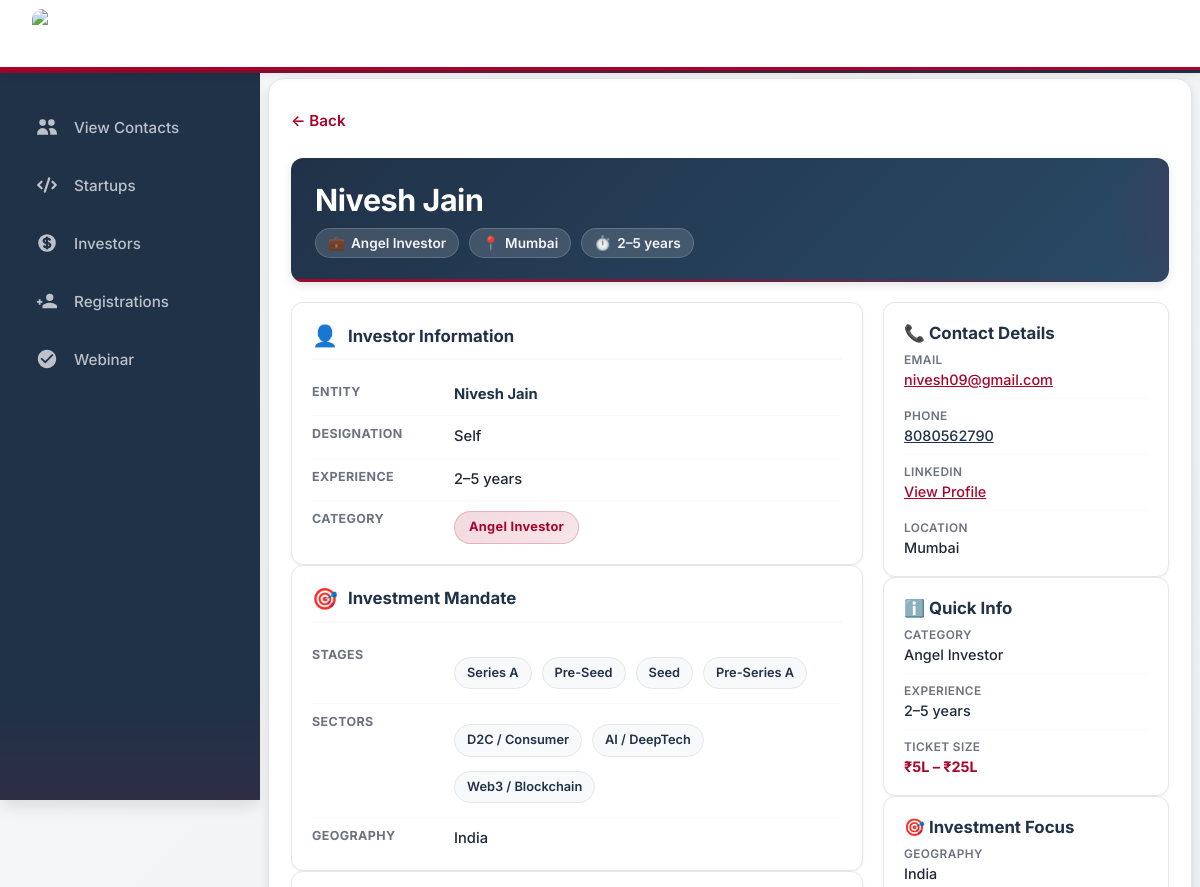
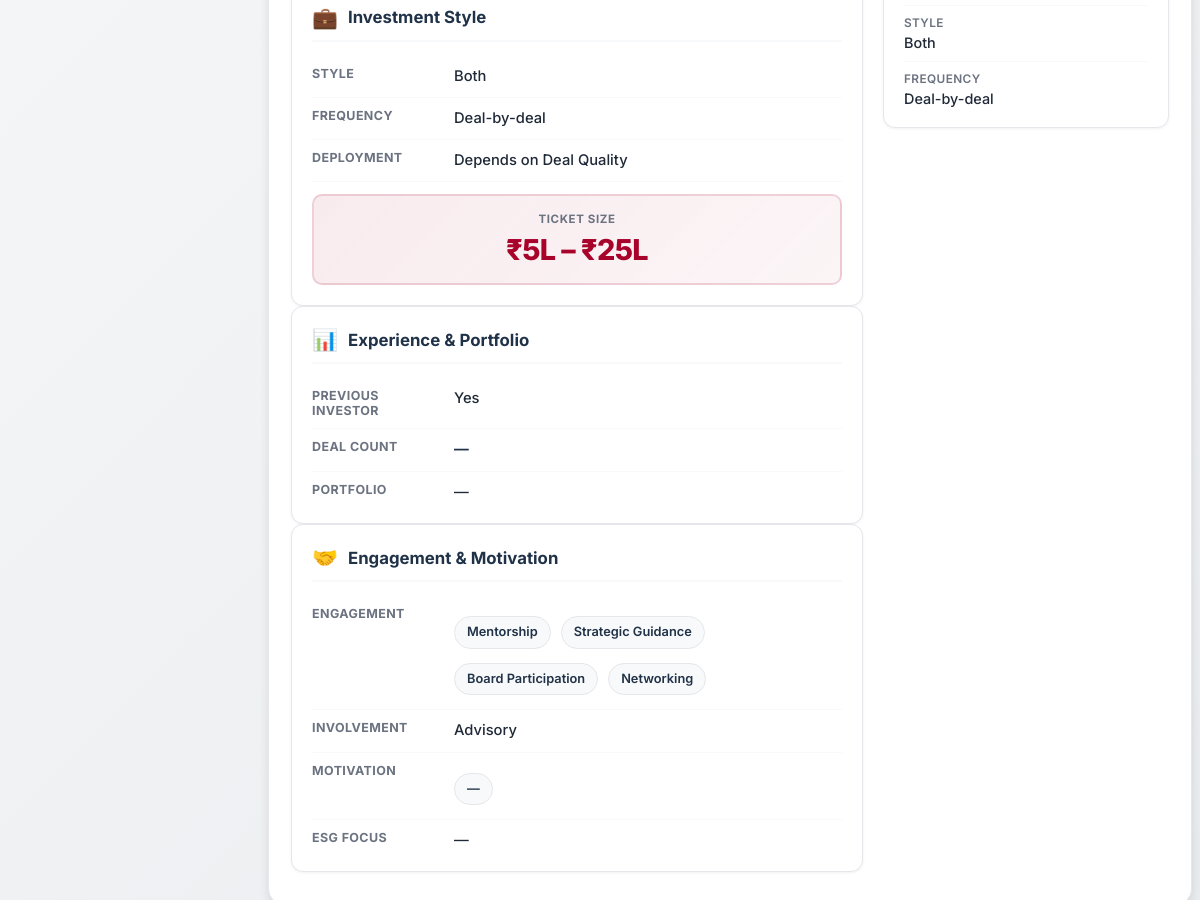
The app's page /investors/1/ with its own data (2 pictures, top to bottom).
### AurexApp/models.py (models this page shows, shortened)
class InvestorApplication(models.Model):
    full_name = models.CharField(max_length=255)
    category = models.CharField(max_length=100)
    entity = models.CharField(max_length=255, blank=True)
    designation = models.CharField(max_length=255, blank=True)
    experience = models.CharField(max_length=50)
    email = models.EmailField()
    phone = models.CharField(max_length=20)
    linkedin = models.CharField(max_length=255, blank=True)
    city = models.CharField(max_length=100, blank=True)
    stages = models.JSONField(default=list)
    sectors = models.JSONField(default=list)
    geography = models.CharField(max_length=50)
    ticket = models.CharField(max_length=50)
    style = models.CharField(max_length=50)
    frequency = models.CharField(max_length=50)
    deployment = models.CharField(max_length=50)
    previous = models.CharField(max_length=10)
    count = models.CharField(max_length=50, blank=True)
    portfolio = models.TextField(blank=True)
    engagement = models.JSONField(default=list)
    involvement = models.CharField(max_length=50)
    motivation = models.JSONField(default=list)
    esg = models.TextField(blank=True)
    created_at = models.DateTimeField(auto_now_add=True)

### AurexApp/views.py (the view)
# urls.py: path("investors/<int:pk>/", investor_detail, name="investor_detail"),
def investor_detail(request, pk):
    investor = get_object_or_404(InvestorApplication, pk=pk)
    return render(request, "investor_detail.html", {
        "investor": investor
    })

### AurexApp/templates/investor_detail.html (shortened to what this page needs)
{% extends "base.html" %}
{% block content %}
<div class="investor-detail-container">
    <a href="javascript:history.back()" class="back-btn">
        ← Back
    </a>
    <div class="investor-header">
        <div class="header-content">
            <h1>{{ investor.full_name }}</h1>
            <div class="header-meta">
                <span class="meta-badge"><span>💼</span> {{ investor.category|default:"—" }}</span>
                {% if investor.city %}
                <span class="meta-badge"><span>📍</span> {{ investor.city }}</span>
                {% endif %}
                {% if investor.experience %}
                <span class="meta-badge"><span>⏱️</span> {{ investor.experience }}</span>
                {% endif %}
            </div>
        </div>
    </div>
    <div class="content-grid">
        <div>
            <div class="section">
                <div class="section-header">
                    <span class="section-icon">👤</span>
                    <h3>Investor Information</h3>
                </div>
                {% if investor.entity %}
                <div class="info-item">
                    <span class="info-label">Entity</span>
                    <span class="info-value"><strong>{{ investor.entity }}</strong></span>
                </div>
                {% endif %}
                {% if investor.designation %}
                <div class="info-item">
                    <span class="info-label">Designation</span>
                    <span class="info-value">{{ investor.designation|default:"—" }}</span>
                </div>
                {% endif %}
                <div class="info-item">
                    <span class="info-label">Experience</span>
                    <span class="info-value">{{ investor.experience|default:"—" }}</span>
                </div>
                <div class="info-item">
                    <span class="info-label">Category</span>
                    <span class="info-value">
                        <span class="category-badge">{{ investor.category|default:"—" }}</span>
                    </span>
                </div>
            </div>
            <div class="section">
                <div class="section-header">
                    <span class="section-icon">🎯</span>
                    <h3>Investment Mandate</h3>
                </div>
                <div class="info-item">
                    <span class="info-label">Stages</span>
                    <div class="info-value">
                        <div class="badge-container">
                            {% for s in investor.stages %}
                                <span class="badge">{{ s }}</span>
                            {% empty %}
                                <span class="badge">—</span>
                            {% endfor %}
                        </div>
                    </div>
                </div>
                <div class="info-item">
                    <span class="info-label">Sectors</span>
                    <div class="info-value">
                        <div class="badge-container">
                            {% for s in investor.sectors %}
                                <span class="badge">{{ s }}</span>
                            {% empty %}
                                <span class="badge">—</span>
                            {% endfor %}
                        </div>
                    </div>
                </div>
                <div class="info-item">
                    <span class="info-label">Geography</span>
                    <span class="info-value">{{ investor.geography|default:"—" }}</span>
                </div>
            </div>
            <div class="section">
                <div class="section-header">
                    <span class="section-icon">💼</span>
                    <h3>Investment Style</h3>
                </div>
                <div class="info-item">
                    <span class="info-label">Style</span>
                    <span class="info-value">{{ investor.style|default:"—" }}</span>
                </div>
                <div class="info-item">
                    <span class="info-label">Frequency</span>
                    <span class="info-value">{{ investor.frequency|default:"—" }}</span>
                </div>
                <div class="info-item">
                    <span class="info-label">Deployment</span>
                    <span class="info-value">{{ investor.deployment|default:"—" }}</span>
                </div>
                <div class="ticket-highlight">
                    <div class="ticket-label">Ticket Size</div>
                    <div class="ticket-amount">{{ investor.ticket|default:"—" }}</div>
                </div>
            </div>
            <div class="section">
                <div class="section-header">
                    <span class="section-icon">📊</span>
                    <h3>Experience & Portfolio</h3>
                </div>
                <div class="info-item">
                    <span class="info-label">Previous Investor</span>
                    <span class="info-value">{{ investor.previous|default:"—" }}</span>
                </div>
                <div class="info-item">
                    <span class="info-label">Deal Count</span>
                    <span class="info-value"><strong>{{ investor.count|default:"—" }}</strong></span>
                </div>
                <div class="info-item">
                    <span class="info-label">Portfolio</span>
                    <span class="info-value">{{ investor.portfolio|default:"—" }}</span>
                </div>
            </div>
            <div class="section">
                <div class="section-header">
                    <span class="section-icon">🤝</span>
                    <h3>Engagement & Motivation</h3>
                </div>
                <div class="info-item">
                    <span class="info-label">Engagement</span>
                    <div class="info-value">
                        <div class="badge-container">
                            {% for e in investor.engagement %}
                                <span class="badge">{{ e }}</span>
                            {% empty %}
                                <span class="badge">—</span>
                            {% endfor %}
                        </div>
                    </div>
                </div>
                <div class="info-item">
                    <span class="info-label">Involvement</span>
                    <span class="info-value">{{ investor.involvement|default:"—" }}</span>
                </div>
                <div class="info-item">
                    <span class="info-label">Motivation</span>
                    <div class="info-value">
                        <div class="badge-container">
                            {% for m in investor.motivation %}
                                <span class="badge">{{ m }}</span>
                            {% empty %}
                                <span class="badge">—</span>
                            {% endfor %}
                        </div>
                    </div>
                </div>
                <div class="info-item">
                    <span class="info-label">ESG Focus</span>
                    <span class="info-value">{{ investor.esg|default:"—" }}</span>
                </div>
            </div>
        </div>
        <div>
            <div class="sidebar-section">
                <h4><span>📞</span> Contact Details</h4>
                <div class="sidebar-item">
                    <span class="sidebar-label">Email</span>
                    <div class="sidebar-value">
                        <a href="mailto:{{ investor.email }}" style="color: var(--accent-red); word-break: break-all;">
                            {{ investor.email|default:"—" }}
                        </a>
                    </div>
                </div>
                <div class="sidebar-item">
                    <span class="sidebar-label">Phone</span>
                    <div class="sidebar-value">
                        <a href="tel:{{ investor.phone }}" style="color: var(--primary-dark);">
                            {{ investor.phone|default:"—" }}
                        </a>
                    </div>
                </div>
                {% if investor.linkedin %}
                <div class="sidebar-item">
                    <span class="sidebar-label">LinkedIn</span>
                    <div class="sidebar-value">
                        <a href="{{ investor.linkedin }}" target="_blank" style="color: var(--accent-red); word-break: break-all;">
                            View Profile
                        </a>
                    </div>
                </div>
                {% endif %}
                {% if investor.city %}
                <div class="sidebar-item">
                    <span class="sidebar-label">Location</span>
                    <div class="sidebar-value">{{ investor.city }}</div>
                </div>
                {% endif %}
            </div>
            <div class="sidebar-section">
                <h4><span>ℹ️</span> Quick Info</h4>
                <div class="sidebar-item">
                    <span class="sidebar-label">Category</span>
                    <div class="sidebar-value">{{ investor.category|default:"—" }}</div>
                </div>
                <div class="sidebar-item">
                    <span class="sidebar-label">Experience</span>
                    <div class="sidebar-value">{{ investor.experience|default:"—" }}</div>
                </div>
                <div class="sidebar-item">
                    <span class="sidebar-label">Ticket Size</span>
                    <div class="sidebar-value" style="color: var(--accent-red); font-weight: 700;">
                        {{ investor.ticket|default:"—" }}
                    </div>
                </div>
            </div>
            <div class="sidebar-section">
                <h4><span>🎯</span> Investment Focus</h4>
                <div class="sidebar-item">
                    <span class="sidebar-label">Geography</span>
                    <div class="sidebar-value">{{ investor.geography|default:"—" }}</div>
                </div>
                <div class="sidebar-item">
                    <span class="sidebar-label">Style</span>
                    <div class="sidebar-value">{{ investor.style|default:"—" }}</div>
                </div>
                <div class="sidebar-item">
                    <span class="sidebar-label">Frequency</span>
                    <div class="sidebar-value">{{ investor.frequency|default:"—" }}</div>
                </div>
            </div>
        </div>
    </div>
</div>
{% endblock %}

### AurexApp/templates/base.html (style rules this page uses)
* { margin: 0; padding: 0; box-sizing: border-box; }
:root { --primary-dark: #203248; --accent-red: #a8042b; --white: #ffffff; --light-gray: #f8f9fa; --border-color: #e5e7eb; --text-primary: #1f2937; --text-secondary: #6b7280; --shadow-sm: 0 1px 2px 0 rgba(0, 0, 0, 0.05); --shadow-md: 0 4px 6px -1px rgba(0, 0, 0, 0.1); --shadow-lg: 0 10px 15px -3px rgba(0, 0, 0, 0.1); --transition: all 0.3s cubic-bezier(0.4, 0, 0.2, 1); }
body { font-family: 'Inter', -apple-system, BlinkMacSystemFont, 'Segoe UI', sans-serif; background: linear-gradient(135deg, #f8f9fa 0%, #e9ecef 100%); color: var(--text-primary); overflow-x: hidden; }

### records on screen
InvestorApplication: full_name "Nivesh Jain", category "Angel Investor", city "Mumbai", experience "2–5 years", entity "Nivesh Jain", designation "Self", geography "India", style "Both", frequency "Deal-by-deal", deployment "Depends on Deal Quality", ticket "₹5L – ₹25L", previous "Yes", count "—", portfolio "—", involvement "Advisory", esg "—", email "nivesh09@gmail.com", phone "8080562790"

### other values on screen
{{ s }} "Series A" "Pre-Seed" "Seed" "Pre-Series A"
{{ s }} "D2C / Consumer" "AI / DeepTech" "Web3 / Blockchain"
{{ e }} "Mentorship" "Strategic Guidance" "Board Participation" "Networking"
